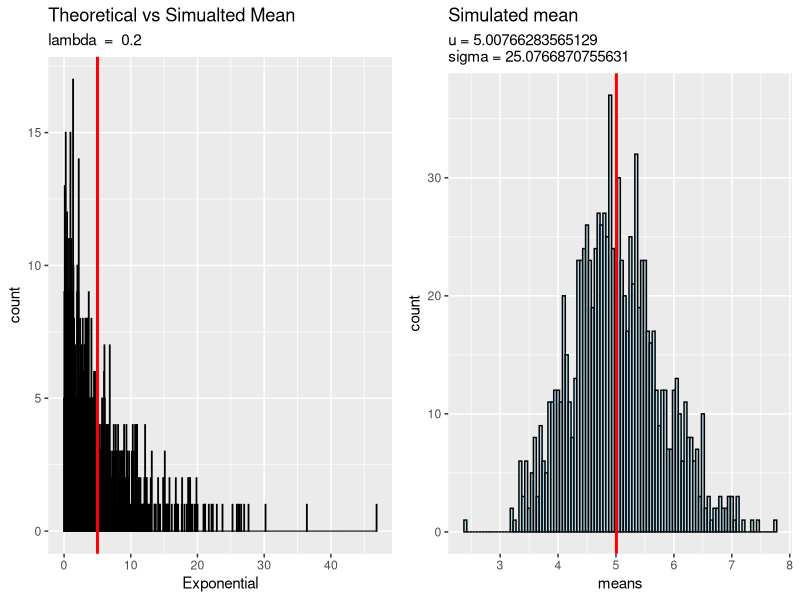
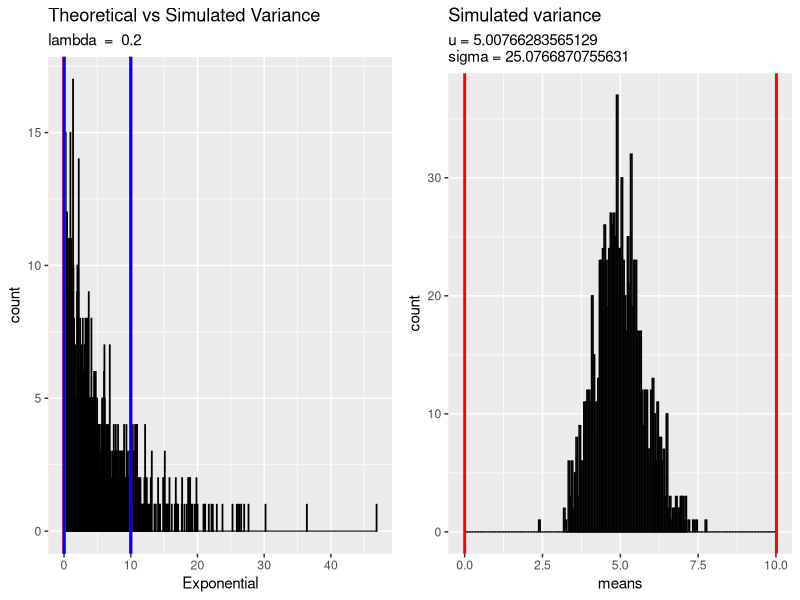

R code for these plots, in order:
## ---- chunk 1
knitr::opts_chunk$set(echo = FALSE)
library(ggplot2)
library(gridExtra)
# Running the simulations
# the would be to 1000 times calculate the average of forthy samples of the exponential distribution.
theoretical.lambda <- 0.2
theoretical.mean <- 1/theoretical.lambda# 5
mns  <- vector("numeric",1000)
for (i in 1 : 1000) mns[i] = mean(rexp(n = 40,rate = theoretical.lambda))

sample.mean     <- mean(mns)
sample.lambda   <- 1/sample.mean
############################################################################
## first point comparing the theoretical mean against the simulated means.## 
############################################################################
############################################################################
##                   second point comparing variances.                    ## 
############################################################################
sample.var      <- 1/sample.lambda^2
theoretical.var <- 1/theoretical.lambda^2
### analysis, almost the same

exponential <- rexp(n = 1000,rate = theoretical.lambda)
g.exp = ggplot(data.frame(Exponential = exponential), aes(x= Exponential))
g.exp = g.exp+geom_histogram(color = "black", fill = "lightblue", binwidth = 0.05 )

g.exp.var =g.exp +geom_vline(xintercept = theoretical.mean + sqrt(theoretical.var), size = 1, colour = "red")
g.exp.var =g.exp.var +geom_vline(xintercept = theoretical.mean - sqrt(theoretical.var), size = 1, colour = "red")
g.exp.var =g.exp.var +geom_vline(xintercept = theoretical.mean - sqrt(theoretical.var), size = 1, colour = "red")
g.exp.var =g.exp.var +geom_vline(xintercept = theoretical.mean + sqrt(sample.var), size = 1, colour = "blue")
g.exp.var =g.exp.var +geom_vline(xintercept = theoretical.mean - sqrt(sample.var), size = 1, colour = "blue")
g.exp.var =g.exp.var+labs(title = "Theoretical vs Simulated Variance",
             subtitle ="lambda  =  0.2")

g.exp.mean = g.exp+ geom_vline(xintercept = theoretical.mean, size = 1, colour = "red")
g.exp.mean = g.exp+ geom_vline(xintercept = sample.mean, size = 1, colour = "red")
g.exp.mean =g.exp.mean+labs(title = "Theoretical vs Simualted Mean",
             subtitle ="lambda  =  0.2")

g.mean = ggplot(data.frame(means = mns), aes(x= means))
g.mean = g.mean+geom_histogram(color = "black", fill = "lightblue", binwidth = 0.05 )
g.mean = g.mean+geom_vline(xintercept = sample.mean, size = 1, colour = "red")
g.mean = g.mean+labs(title = "Simulated mean",
                     subtitle =paste("u =",sample.mean,"\nsigma =",sample.var))

g.var = ggplot(data.frame(means = mns), aes(x= means))
g.var = g.var+geom_histogram(color = "black", fill = "lightblue", binwidth = 0.05 )
g.var = g.var+geom_vline(xintercept = sample.mean + sqrt(sample.var), size = 1, colour = "red")
g.var = g.var+geom_vline(xintercept = sample.mean - sqrt(sample.var), size = 1, colour = "red")
g.var = g.var+labs(title = "Simulated variance",
                     subtitle =paste("u =",sample.mean,"\nsigma =",sample.var))
#g
### analysis
# The simulated mean converged really close to the theoretical, Therefore, the simulated 40 averages of the exponential distributions drawn in this plot comply with the premises of the CTL. 

############################################################################
##                   third point comparing distributions.                 ## 
############################################################################
exponential <- rexp(n = 1000,rate = theoretical.lambda)
g1 = ggplot(data.frame(Exponential = exponential), aes(x= Exponential))
g1 = g1+geom_histogram(color = "black", fill = "lightblue", binwidth = 0.05 )
g1 = g1+labs(title = "PART 1 Simulation - Graph 1",
             subtitle ="Exponential distribution")

g2 = ggplot(data.frame(Means = mns), aes(x= Means))
g2 = g2+geom_histogram(color = "black", fill = "lightblue", binwidth = 0.05 )
g2 = g2+labs(title = "PART 1 Simulation - Graph 2",
                subtitle ="Distribution of the averages of 40 exponentials")

#grid.arrange(g1, g2, nrow = 1)
### Analysis
# The two graphs show a explicit differences between the distributions. 
# Graph one shows 1000 samples of an exponential distribution with lambda 0.2
# Graph two shows 1000 averages of 40 points of a exponential distribution with lambda 0.2. 
# From these two graphs it is possible to see that graph two resembles an normal distrubution as indicated by the CTL.

#--------------------------------------------------------------------------------------------------------------------
# PART 2 - Basic Inferential Data Analysis Instructions
#--------------------------------------------------------------------------------------------------------------------
data(ToothGrowth)
#summary(ToothGrowth)
#head(ToothGrowth)
#ToothGrowth$dose
# paired measures, differences between two treatments was positive or not
## by supp
data.VC <- subset(ToothGrowth,supp == "VC")
data.OJ <- subset(ToothGrowth,supp == "OJ")

difference <- data.VC$len-data.OJ$len
#t.test(difference)$conf.int

#Given that the samples were taken from the same patients over a 

#t.test(g2, g1, paired = FALSE, var.equal = TRUE)$conf.int
#t.test(data.VC$len, data.OJ$len, paired = FALSE, var.equal = FALSE)
# For paired the two sided t-test at 95% provides an interval -7.57 and 0.17, the interval includes cero. Therefore, when comparing OJ and VC we fail to reject the null hipothesis and we can not conclude wether OJ or VC have an effect on tooth lenght at 95% of confidence inteval.

## by dose
data.dose1 <- subset(ToothGrowth,dose == 0.5)
data.dose2 <- subset(ToothGrowth,dose == 1.0)
data.dose3 <- subset(ToothGrowth,dose == 2.0)

df12 <- data.dose1$len-data.dose2$len
df13 <- data.dose1$len-data.dose3$len
df23 <- data.dose2$len-data.dose3$len

data12 <- t.test(df12, paired = FALSE, var.equal = FALSE)
# all negative, therefore dose 2 increses with respecto to dose 1
# t -6.9
# p-value super small

data13<- t.test(df13, paired = FALSE, var.equal = FALSE)
# all super negative, therefore dose 3 increses with respecto to dose 1
# t = -11.291
# p-value = close to cero
data23 <- t.test(df23, paired = FALSE, var.equal = FALSE)
# t = -4.6
# p-value = 0.00019
# all negative, therefore dose 3 increses with respecto to dose 2
# The dose quantity is proportional to the increase in tooth lenght

# Combining the two analyses it is proposed that whit the current data, we can not say that the type of supp has an effect on tooth grwoth However, it is possible to say that the more doses there are of a treathment the longer the tooth grow. 

## ---- chunk 2
theoretical.lambda <- 0.2
theoretical.mean <- 1/theoretical.lambda# 5
theoretical.mean
## ---- chunk 3
mns  <- vector("numeric",1000)
for (i in 1 : 1000) mns[i] = mean(rexp(n = 40,rate = theoretical.lambda))
sample.mean     <- mean(mns)
sample.mean
## ---- chunk 4
theoretical.var <- 1/theoretical.lambda^2
theoretical.var
## ---- chunk 5
sample.mean     <- mean(mns)
sample.lambda   <- 1/sample.mean
sample.var      <- 1/sample.lambda^2
sample.var
## ---- chunk 6
grid.arrange(g.exp.mean, g.mean, nrow = 1)
## ---- chunk 7
grid.arrange(g.exp.var, g.var, nrow = 1)
## ---- chunk 8
t.test(data.VC$len, data.OJ$len, paired = FALSE, var.equal = FALSE)
## ---- chunk 9
data12
## ---- chunk 10
data13
## ---- chunk 11
data23
